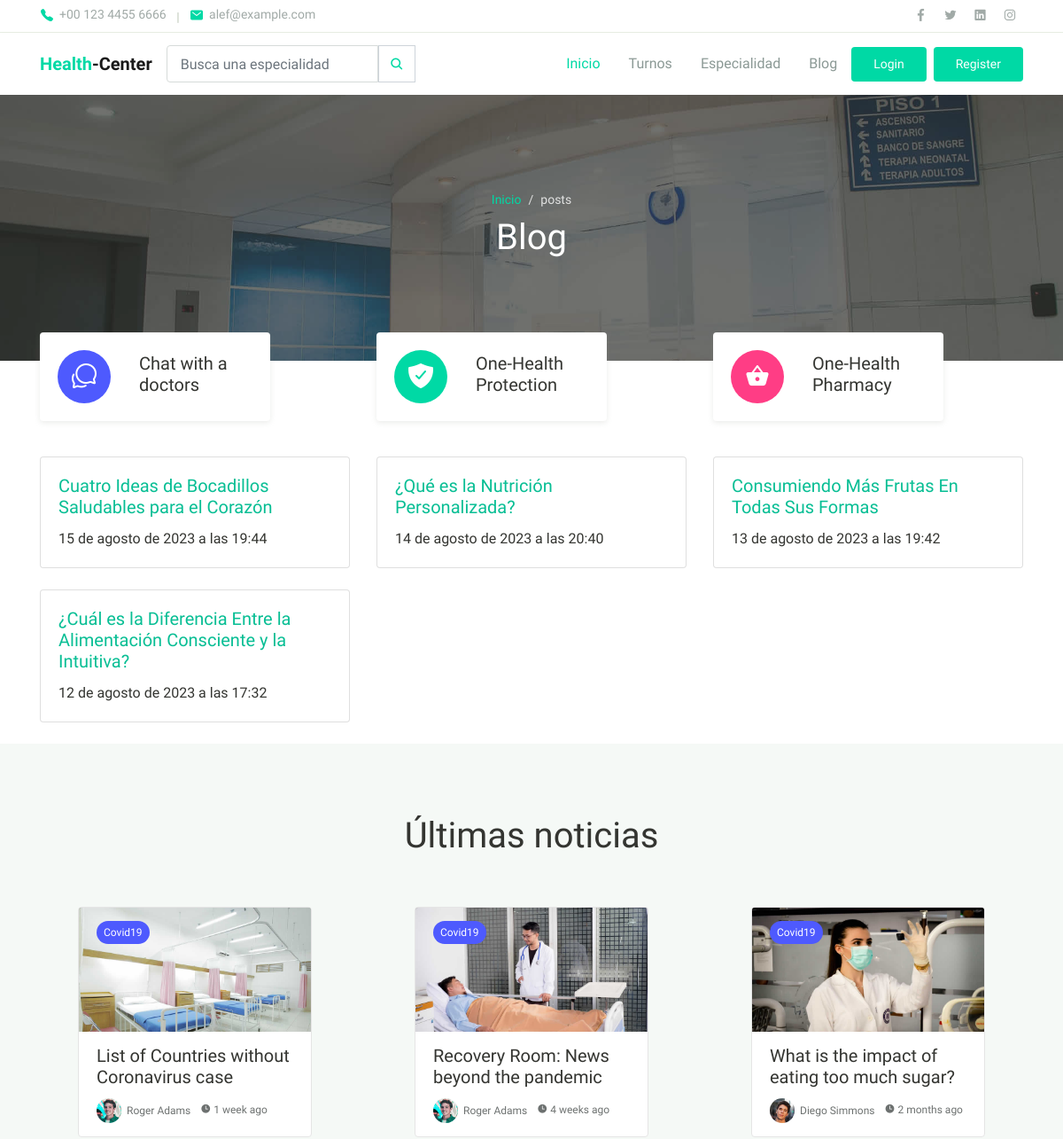
The app's page /aplicacion/lista_posts/ (upper part), older data.
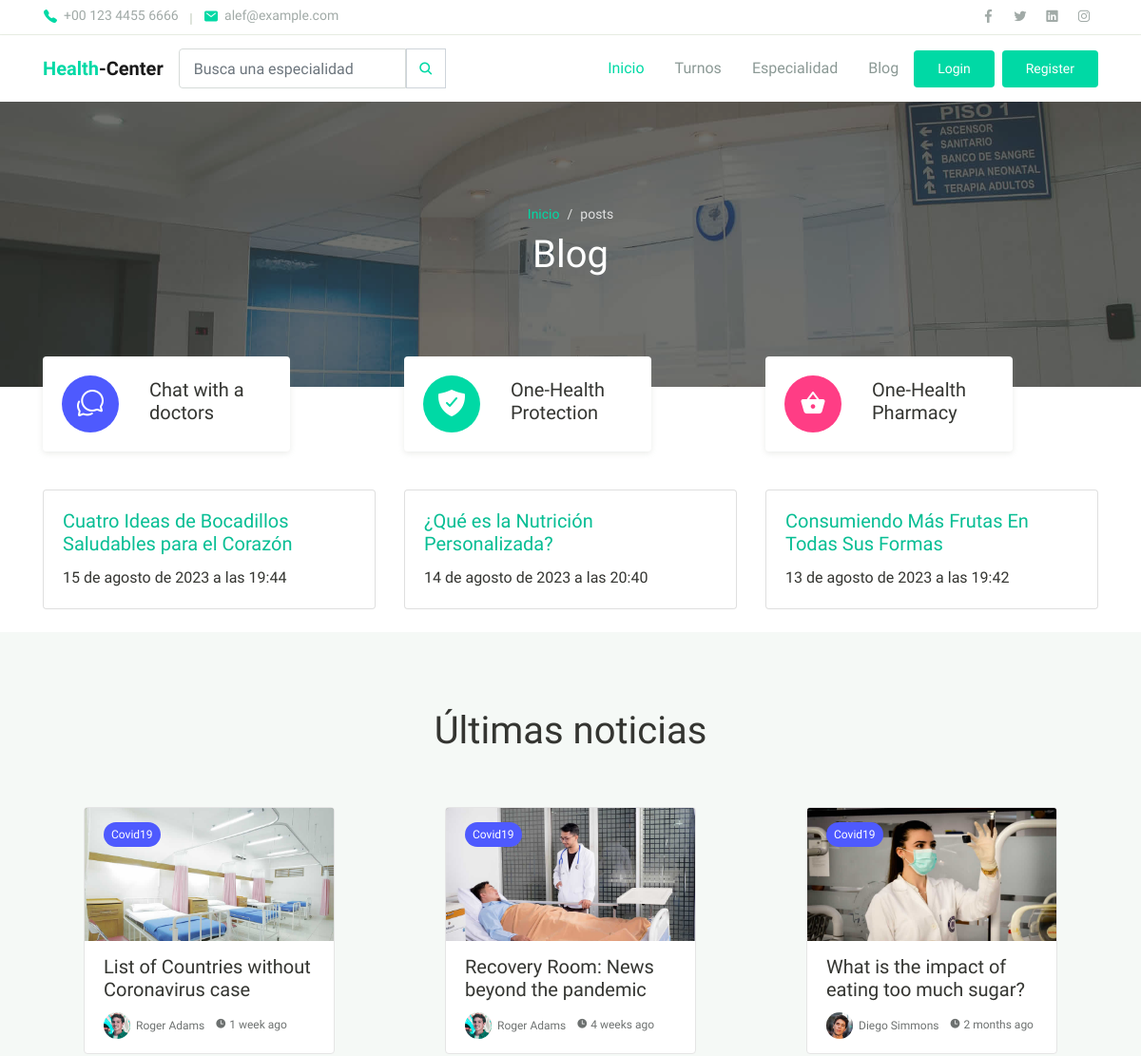
The same page, newer data.
### aplicacion/models.py (models this page shows, shortened)
class Post(models.Model):
    titulo = models.CharField(max_length=200)
    contenido = models.TextField()
    fecha_publicacion = models.DateTimeField(default=timezone.now)
    autor = models.ForeignKey('auth.User', on_delete=models.CASCADE)
    categoria = models.ForeignKey(Categoria, on_delete=models.CASCADE)

### aplicacion/views.py (the view)
# urls.py: path('lista_posts/', views.lista_posts, name='lista_posts'),
def lista_posts(request):
    posts = Post.objects.order_by('-fecha_publicacion')
    return render(request, "aplicacion/lista_posts.html", {'posts': posts})

### aplicacion/templates/aplicacion/lista_posts.html (shortened to what the changed rows need)
{% extends 'aplicacion/base.html' %}
{% load static %}
{% block contenido %}
<div class="page-banner overlay-dark bg-image" style="background-image: url('{% static "aplicacion/assets/img/bg_image_1.jpg" %}');">
    <div class="banner-section">
      <div class="container text-center wow fadeInUp">
        <h1 class="font-weight-normal">Blog</h1>
      </div>
    </div>
  </div>
<br>
<div class="container">
    <div class="row">
        {% for post in posts %}
        <div class="col-md-4 mb-4">
            <div class="card">
                <div class="card-body">
                    <h5 class="card-title"><a href="{% url 'detalle_post' pk=post.pk %}">{{ post.titulo }}</a></h5>
                    <p class="card-text">{{ post.fecha_publicacion }}</p>
                </div>
            </div>
        </div>
        {% endfor %}
    </div>
</div>
<div class="page-section bg-light">
  <div class="container">
    <h1 class="text-center wow fadeInUp">Últimas noticias</h1>
  </div>
</div>
{% endblock contenido %}

Row changes from the older to the newer data that the page shows:
removed Post: titulo "¿Cuál es la Diferencia Entre la Alimentación Consciente y la Intuitiva?", fecha_publicacion "12 de agosto de 2023 a las 17:32"
